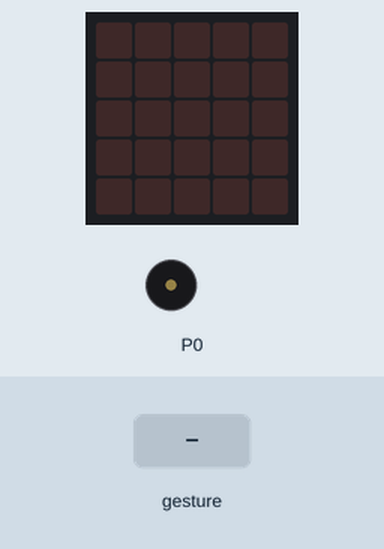
Simulated run of this program. Board: BBC micro:bit running MicroPython. On the bench: the board's 5×5 LED display, buzzer (waves = sounding). The inputs (shaded band) are chosen by the test bench. The 48×5 strip is a reading aid, not a part: it shows the text the display is scrolling, unrolled, one strip-width of it at a time.

Above: at 1.2 s.
1.3 s: sound turns loud
At 1.5 s:
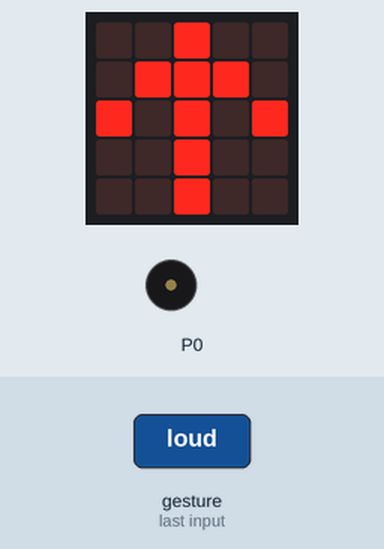
At 35.8 s:
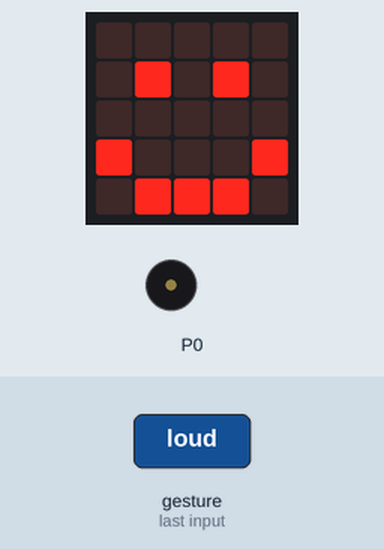
Timing chart, 0 to 37.3 s (numbered marks = the images above; inputs shaded):
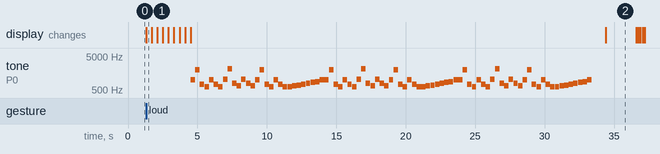

The program:

clap_pacman.py
```python
from microbit import *
import music


while True:
    if microphone.was_event(SoundEvent.LOUD):
            display.show(Image.ALL_ARROWS)
            display.clear()
            display.show(Image.PACMAN)
            music.set_tempo(bpm=180)
            music.play(['B5:4', 'B6:4', 'F#5:4', 'D#5:4', 'B5:4', 'F#5:4', 'D#5:4','C6:4', 'C7:4', 'G5:4', 'E5:4', 'C6:4', 'G5:4', 'E5:4','B5:4', 'B6:4', 'F#5:4', 'D#5:4', 'B5:4', 'F#5:4', 'D#5:4','D#5:4', 'E5:4', 'F5:4', 'F#5:4', 'G5:4', 'G#5:4', 'A5:4', 'B5:4'])
            music.play(['B5:4', 'B6:4', 'F#5:4', 'D#5:4', 'B5:4', 'F#5:4', 'D#5:4','C6:4', 'C7:4', 'G5:4', 'E5:4', 'C6:4', 'G5:4', 'E5:4','B5:4', 'B6:4', 'F#5:4', 'D#5:4', 'B5:4', 'F#5:4', 'D#5:4','D#5:4', 'E5:4', 'F5:4', 'F#5:4', 'G5:4', 'G#5:4', 'A5:4', 'B5:4'])
            music.play(['B5:4', 'B6:4', 'F#5:4', 'D#5:4', 'B5:4', 'F#5:4', 'D#5:4','C6:4', 'C7:4', 'G5:4', 'E5:4', 'C6:4', 'G5:4', 'E5:4','B5:4', 'B6:4', 'F#5:4', 'D#5:4', 'B5:4', 'F#5:4', 'D#5:4','D#5:4', 'E5:4', 'F5:4', 'F#5:4', 'G5:4', 'G#5:4', 'A5:4', 'B5:4'])
            sleep(1000)
            display.show(Image.HAPPY)
            sleep(2200)
            display.scroll(67)
 
```

Measured:
- after the input at 1.3 s, tone on P0: plays 988 Hz for 0.32 s, 1976 Hz for 0.32 s, 740 Hz for 0.32 s, 622 Hz for 0.32 s, 988 Hz for 0.32 s, 740 Hz for 0.32 s … (87 notes in this stretch), starting after 3.2 s; the display: changes at once (image 1)
- what the display in image 1 shows lasts 0.4 s, from 1.3 s to 1.7 s
